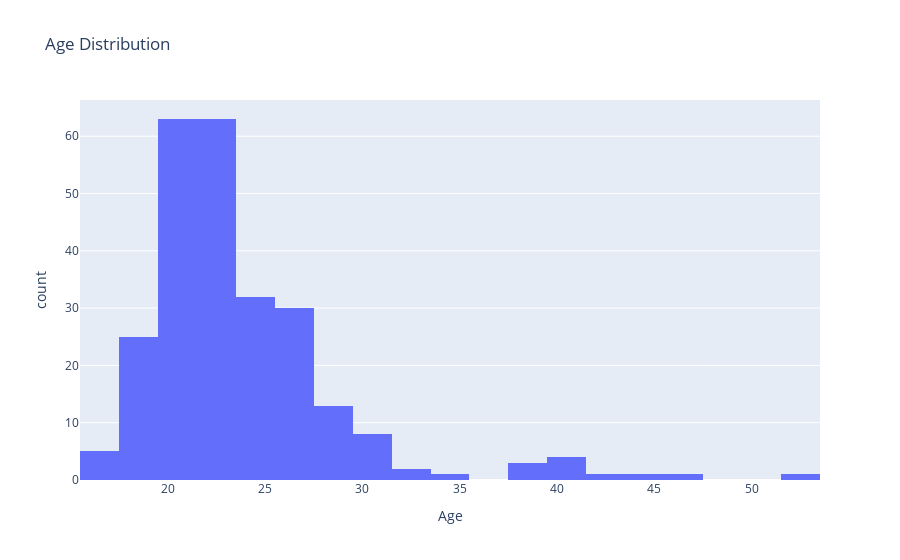

Notebook cell for this chart:
### Markdown cell above
## Age

### Code cell
# Age Distribution
age_fig=px.histogram(cust_info,x='Age',title="Age Distribution")
age_fig.show()

### Figure 1 — Plotly figure (JSON) as saved in the notebook; plotly's stock layout.template omitted (floating-point values rounded to 4 significant figures; data arrays with more than 128 entries replaced by an {"elided": "..."} marker saying what was removed)
{"data": [{"alignmentgroup": "True", "bingroup": "x", "hovertemplate": "Age=%{x}<br>count=%{y}<extra></extra>", "legendgroup": "", "marker": {"color": "#636efa", "pattern": {"shape": ""}}, "name": "", "offsetgroup": "", "orientation": "v", "showlegend": false, "type": "histogram", "x": {"elided": "266 int values"}, "xaxis": "x", "yaxis": "y"}], "layout": {"barmode": "relative", "legend": {"tracegroupgap": 0}, "title": {"text": "Age Distribution"}, "xaxis": {"anchor": "y", "domain": [0, 1], "title": {"text": "Age"}}, "yaxis": {"anchor": "x", "domain": [0, 1], "title": {"text": "count"}}}}
